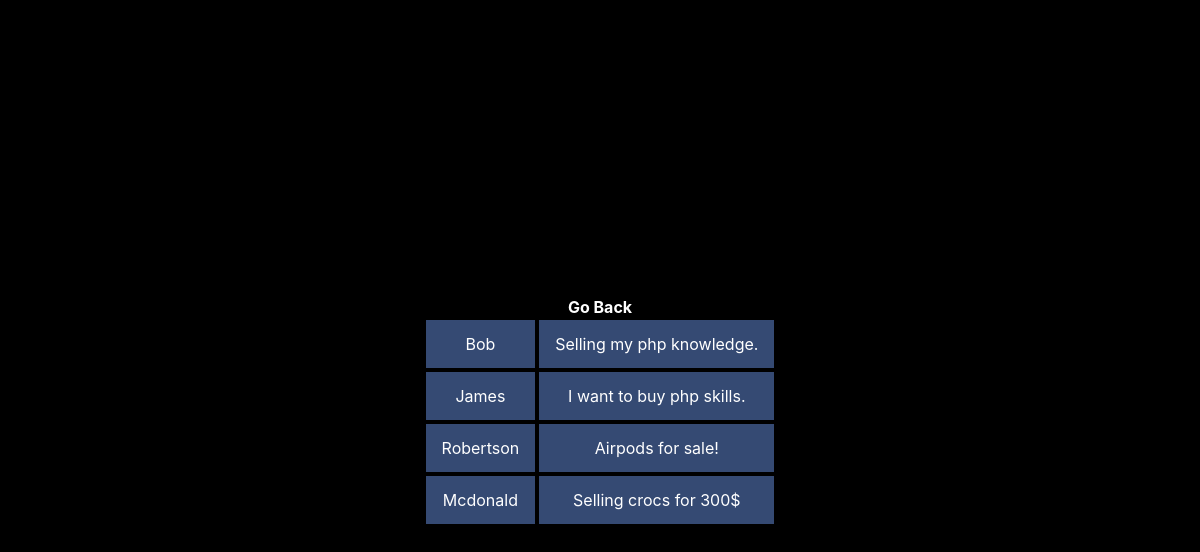
Screenshot of /ads.php with the database file from the repository.
### tables this page shows
CREATE TABLE `advertisements` (
  `id` int(11) NOT NULL,
  `userid` int(11) NOT NULL,
  `title` varchar(255) NOT NULL
);

CREATE TABLE `users` (
  `id` int(10) NOT NULL,
  `name` varchar(255) NOT NULL
);

### controller/MainController.php (called while the page is built, shortened)
<?php
include ('dao/AdDAO.php');
function listAds(){
    $db = connect();
    getAds($db);
}
function connect(){
    $servername = 'localhost';
    $username = 'root';
    $password = "";
    return new mysqli($servername, $username, $password, 'advertisement');
}
?>

### dao/AdDAO.php (the view)
<?php
function getAds($conn)
{
    $sql = 'SELECT * FROM advertisements';
    $res = $conn->query($sql);
    $sqlName = 'SELECT * FROM users INNER JOIN advertisements ON
                users.id = advertisements.userid';
    $resName = $conn->query($sqlName);
    if (mysqli_num_rows($res) == 0) {
        redirect('index.php');
    }
    else{?>
        <table>
        <tbody>
            <?php
            while(($row = mysqli_fetch_assoc($res)) && $rowName = mysqli_fetch_assoc($resName) ){?>
                <tr>
                <td><a><?php echo $rowName['name']?></a></td>
                <td><a><?php echo $row['title']?></a></td>
                </tr>
            <?php } ?>
        </tbody>
        </table>
        <?php
        }
}

### ads.php (shortened to what this page needs)
<?php include ('controller/MainController.php'); ?>
<!DOCTYPE html>
<html lang="en">
<head>
    <link rel="stylesheet" href="styles.css">
</head>
<body>
<a id="link" href="index.html">Go Back</a>
<?php listAds(); ?>
</body>
</html>

### styles.css (style rules this page uses)
body { background: black; display: flex; flex-direction: column; justify-content: center; align-items: center; height:100vh; font-family: -apple-system, BlinkMacSystemFont, sans-serif; }
a { text-decoration: none; }
a#link { margin-top: 8px; color: white; text-decoration: none; font-weight: bold; }
td a { display: block; color: white; text-align: center; padding: 14px 16px; text-decoration: none; background-color: #354a73; }

### rows the page displays
advertisements: userid.name "Bob", title "Selling my php knowledge."
advertisements: userid.name "James", title "I want to buy php skills."
advertisements: userid.name "Robertson", title "Airpods for sale!"
advertisements: userid.name "Mcdonald", title "Selling crocs for 300$"
